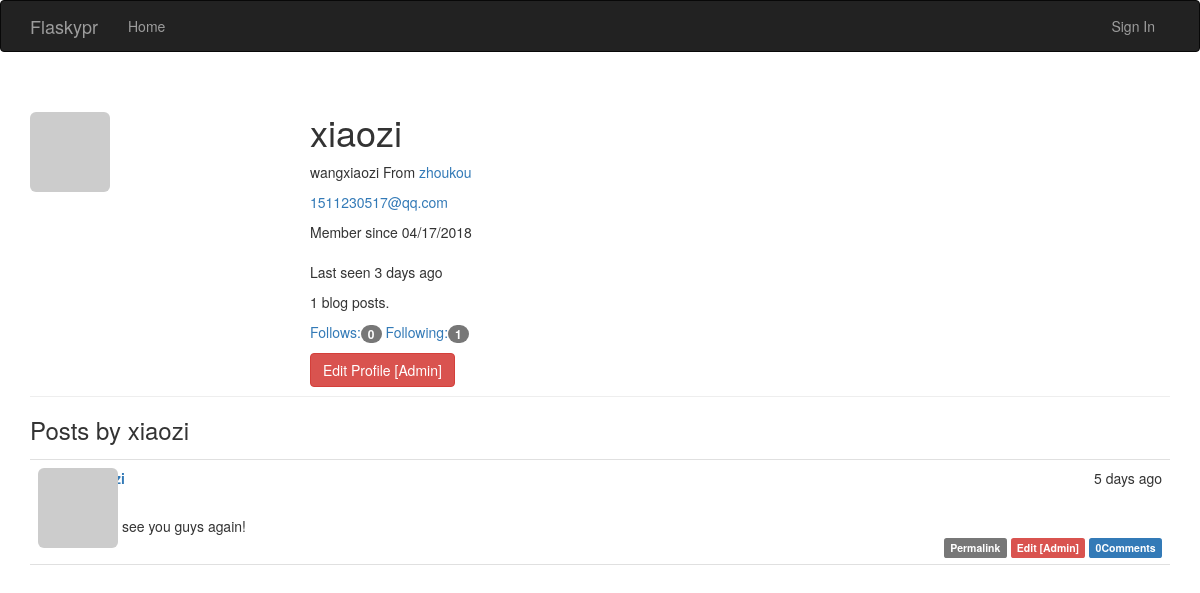
Page /user/xiaozi on the earlier database version.
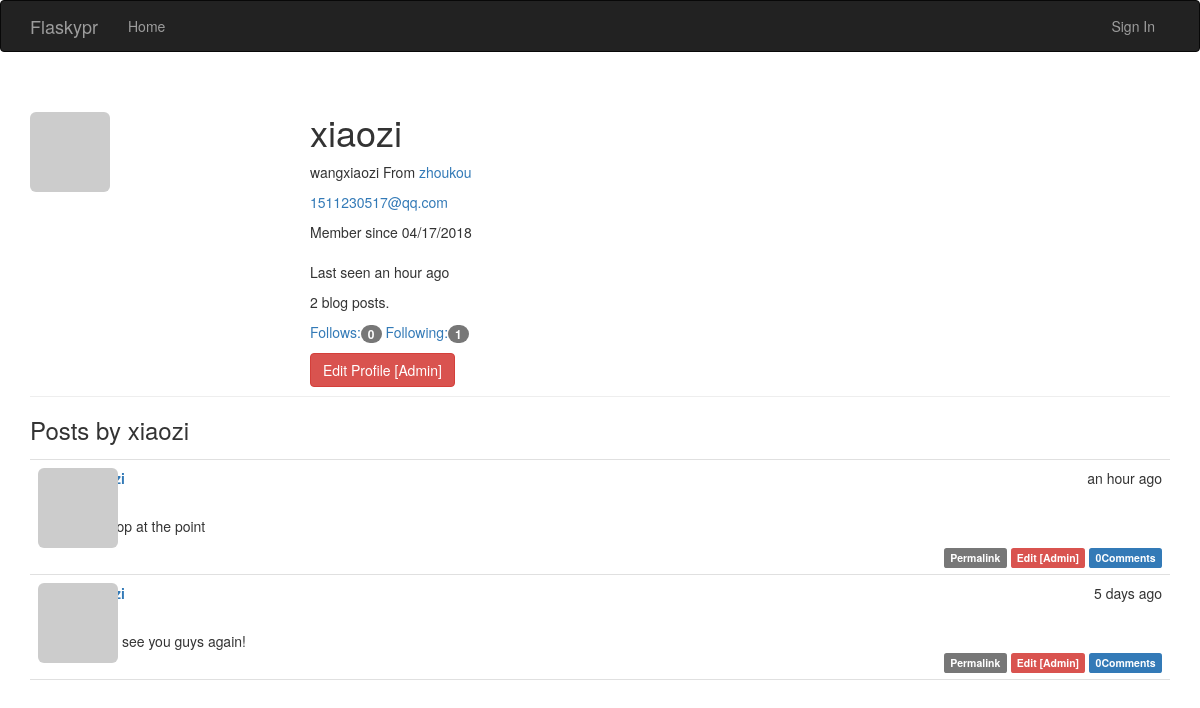
Same page on the later database version.
### app/models.py (models this page shows, shortened)
class User(UserMixin, db.Model):
    __tablename__ = 'users'
    id = db.Column(db.Integer, primary_key=True)
    username = db.Column(db.String(64), unique=True, index=True)
    email = db.Column(db.String(64), unique=True, index=True)
    role_id = db.Column(db.Integer, db.ForeignKey('roles.id'))
    password_hash = db.Column(db.String(128))
    confirmed = db.Column(db.Boolean, default=False)
    name = db.Column(db.String(64))
    location = db.Column(db.String(64))
    about_me = db.Column(db.Text())
    member_since = db.Column(db.DateTime(), default=datetime.datetime.utcnow)
    last_seen = db.Column(db.DateTime(), default=datetime.datetime.utcnow)
    avatar_hash = db.Column(db.String(32))
    posts = db.relationship('Post', backref='author', lazy='dynamic')
    followed = db.relationship('FollowT',
                               foreign_keys=[FollowT.follower_id],
                               backref=db.backref('follower', lazy='joined'),
                               lazy='dynamic', cascade='all, delete-orphan')
    followers = db.relationship('FollowT',
                                foreign_keys=[FollowT.followed_id],
                                backref=db.backref('followed', lazy='joined'),
                                lazy='dynamic',
                                cascade='all, delete-orphan')
    comments = db.relationship('Comment', backref='author', lazy='dynamic')
    @property
    def password(self):
        raise AttributeError('password is not a readable attribute')
    def gravatar(self, size=100, default='identicon', rating='g'):
        if request.is_secure:
            url = 'https://secure.gravatar.com/avatar'
        else:
            url = 'http://www.gravatar.com/avatar'
        hash = self.avatar_hash or hashlib.md5(self.email.encode('utf-8')).hexdigest()
        return '{url}/{hash}?s={size}&d={default}&r={rating}'.format(
            url=url, hash=hash, size=size, default=default, rating=rating
        )

class Post(db.Model):
    __tablename__ = 'posts'
    id = db.Column(db.Integer, primary_key=True)
    body = db.Column(db.Text)
    timestamp = db.Column(db.DateTime, index=True, default=datetime.datetime.utcnow)
    author_id = db.Column(db.Integer, db.ForeignKey('users.id'))
    body_html = db.Column(db.Text)
    comments = db.relationship('Comment', backref='post', lazy='dynamic')

### app/main/views.py (the view)
@main.route('/user/<username>')
def user(username):
    user = User.query.filter_by(username=username).first()
    if user is None:
        abort(404)
    posts = user.posts.order_by(Post.timestamp.desc()).all()
    return render_template('user.html', user=user, posts=posts)

### app/auth/views.py (called while the page is built)
@auth.before_app_request
def before_request():
    if current_user.is_authenticated:
        current_user.ping()
        if not current_user.confirmed \
            and request.endpoint[:5] != 'auth.'\
                and request.endpoint != 'static':
            return redirect(url_for('auth.unconfirmed'))

### app/main/__init__.py (called while the page is built)
@main.app_context_processor
def inject_permissions():
    return dict(Permission=Permission)

### app/models.py (called while the page is built)
    def can(self, permissions):
        return False

### app/templates/user.html (shortened to what this page needs)
{% extends 'base.html' %}
{% import "_macros.html" as macros %}
{% block page_content %}
    <div class="page-header"> <img src="{{ user.gravatar(size=256) }}" alt="" class="img-rounded profile-thumbnail">
    <div class="profile-header">
        <h1>{{ user.username }}</h1>
        {% if user.name or user.location %}
        <p>
            {% if user.name %}{{ user.name }}{% endif %}
            {% if user.location %}
            From <a target="_blank" href="http://maps.baidu.com/?q={{ user.location }}">{{ user.location }}</a>
            {% endif %}
        </p>
        {% endif %}
        {% if current_user.is_administrator %}
        <p><a href="mailto:{{ user.email }}">{{ user.email }}</a></p>
        {% endif %}
        <p>
            Member since {{ moment(user.member_since).format('L') }} <br /> <br />
            Last seen {{ moment(user.last_seen).fromNow() }}
        </p>
        <p>{{ user.posts.count() }} blog posts.</p>
<p>
    <a href="{{ url_for('.followers', username=user.username) }}">
        Follows:<span class="badge">{{ user.followers.count()-1 }}</span>
    </a>
    <a href="{{ url_for('.followed_by', username=user.username) }}">
        Following:<span class="badge">{{ user.followed.count()-1 }}</span>
    </a>
</p>
        {% if current_user.is_administrator %}
        <a href="{{ url_for('.edit_profile_admin', id=user.id) }}" class="btn btn-danger">
            Edit Profile [Admin]
        </a>
        {% endif %}
    </div>
    </div>
    <h3>Posts by {{ user.username }}</h3>
    {% include '_posts.html' %}
{% endblock %}

### app/templates/base.html (shortened to what this page needs)
{% extends 'bootstrap/base.html' %}
{% block head %}
{{ super()}}
<link rel="stylesheet" type="text/css" href="{{ url_for('static', filename='styles.css') }}">
{% endblock%}
{% block navbar %}
<div class="navbar navbar-inverse" role="navigation">
    <div class="container">
        <div class="navbar-header">
            <a href="/" class="navbar-brand">Flaskypr</a>
        </div>
        <div class="navbar-collapse collapse">
            <ul class="nav navbar-nav">
                <li><a href="/">Home</a></li>
            </ul>
             <ul class="nav navbar-nav navbar-right">
            {% if current_user.is_authenticated %}
            <li><a href="{{ url_for('auth.logout') }}">Sign Out</a></li>
            {% else %}
            <li><a href="{{ url_for('auth.login') }}">Sign In</a></li>
            {% endif%}
             </ul>
        </div>
    </div>
</div>
{% endblock %}
{% block content %}
<div class="container">
    {% block page_content %}{% endblock %}
</div>
{% endblock %}

### app/templates/_posts.html
<ul class="posts">
    {% for post in posts %}
    <li class="post">
        <div class="post-thumbnail">
            <a href="{{ url_for('.user', username=post.author.username) }}">
                <img class="img-rounded profile-thumbnail" src="{{ post.author.gravatar(size=40) }}">
            </a>
        </div>
        <div class="post-content">
            <div class="post-date">{{ moment(post.timestamp).fromNow() }}</div>
            <div class="post-author"><a href="{{ url_for('.user', username=post.author.username) }}">{{ post.author.username }}</a></div>
        </div>
        <div class="post-body">
            {% if post.body_html %}
            {{ post.body_html | safe }}
            {% else %}
                {{ post.body }}
            {% endif %}
        </div>
        <div class="post-footer">
            <a href="{{ url_for('.post', id=post.id) }}">
                <span class="label label-default">Permalink</span>
            </a>
            {% if current_user == post.author %}
            <a href="url_for('.edit', id=post.id)">
                <span class="label label-primary">Edit</span>
            </a>
            {% elif current_user.is_administrator %}
            <a href="{{ url_for('.edit', id=post.id) }}">
                <span class="label label-danger">Edit [Admin]</span>
            </a>
            {% endif %}
             <a href="{{ url_for('.post', id=post.id) }}#comments">
                <span class="label label-primary">{{ post.comments.count()  }}Comments</span>
            </a>
        </div>
    </li>
    {% endfor %}
</ul>

### app/static/styles.css (style rules this page uses)
.profile-thumbnail { position: absolute; }
.profile-header { min-height: 260px; margin-left: 280px; }
ul.posts { list-style-type: none; padding: 0px; margin: 16px 0px 0px 0px; border-top: 1px solid #e0e0e0; }
ul.posts li.post { padding: 8px; border-bottom: 1px solid #e0e0e0; }
div.post-date { float: right; }
div.post-author { font-weight: bold; }
div.post-thumbnail { position: absolute; }
div.post-content { margin-left: 48px; min-height: 48px; }
div.post-footer { text-align: right; }

Differences in the rows shown:
changed User "xiaozi": last_seen "3 days ago" → "an hour ago"
added Post: timestamp "an hour ago", body_html "it's hard to stop at the point", comments.count "0"
Other differences:
{{ user.posts.count() }}: "1" → "2"
